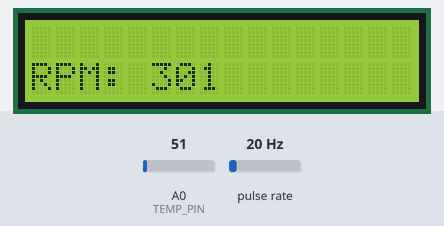
Simulated run of this sketch. Board: Arduino Uno, built with avr-gcc and run on an emulated ATmega328P. Parts: 16×2 character LCD. Wiring (inferred from the names in the program): pulse sensor: data pin 2. The inputs (shaded band) are chosen by the test bench; at power-on: pulse rate 20 Hz, A0 (TEMP_PIN) = 51. What the sketch prints to the serial monitor is not drawn.

Above: at 1.2 s.
1.3 s: pulse rate (sensor on pin 2) set to 4 Hz
At 2.41 s:
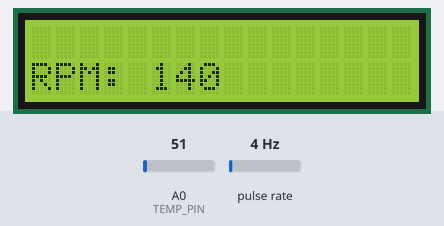
3.1 s: pulse rate (sensor on pin 2) set to 50 Hz
At 4.2 s:
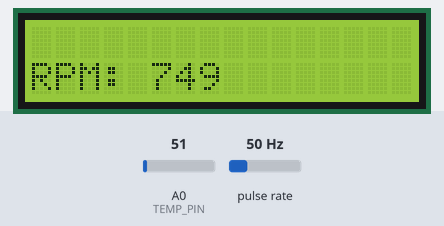
5.1 s: pulse rate (sensor on pin 2) set to 100 Hz
At 9.8 s:
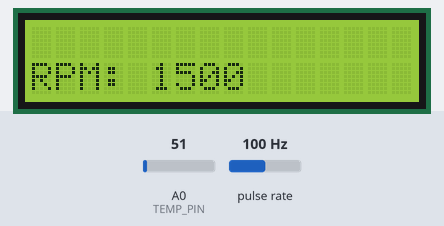
Timing chart, 0 to 11.3 s (numbered marks = the images above; inputs shaded):
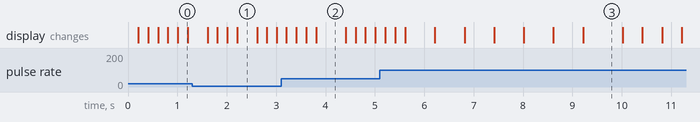

The sketch:

blazer_Idle_code.ino
```cpp
// Blazer idle controller - Step 1: read tach pulses and compute RPM
// Board: Uno/Nano (interrupt pins are D2 and D3)
// Input: conditioned HEI tach signal (via optocoupler) on D2
//next step will be to code the temperature sensor so that it can take a differing voltage and output a temp.
//For test make the temperature come out as the voltage of the
#include <Wire.h>
#include <LiquidCrystal_I2C.h>

LiquidCrystal_I2C lcd(0x27, 16, 2);

const byte TACH_PIN = 2;
const byte PULSES_PER_REV = 4;                 // V8, 4-stroke: 8 sparks per 2 revs
const unsigned long MIN_PERIOD_US = 2000UL;    // ignore edges closer than 2 ms (ringing/noise; ~7500 RPM ceiling)
const unsigned long TIMEOUT_US = 500000UL;     // no pulse for 0.5 s -> engine stopped

volatile unsigned long lastEdge = 0;
volatile unsigned long period = 0;
volatile bool newPulse = false;

float rpmSmooth = 0;
unsigned long lastPrint = 0;

const int TEMP_PIN = A0;
const float V_REF = 5.0;

void tachISR() {
  unsigned long now = micros();
  unsigned long dt = now - lastEdge;
  if (dt >= MIN_PERIOD_US) {
    period = dt;
    lastEdge = now;
    newPulse = true;
  }
}

void setup() {
  Serial.begin(115200);
  pinMode(TACH_PIN, INPUT_PULLUP);
  // Optocoupler inverts the signal. If readings are jumpy, try RISING.
  attachInterrupt(digitalPinToInterrupt(TACH_PIN), tachISR, FALLING);
  Wire.begin();
  Wire.setWireTimeout(3000, true);   // give up after 3 ms and reset the I2C hardware
  lcd.init();
  lcd.backlight();
  lcd.setCursor(0, 0);

}

void loop() {
  unsigned long p, last;
  bool fresh;

  // Copy the shared variables atomically
  noInterrupts();
  p = period;
  last = lastEdge;
  fresh = newPulse;
  newPulse = false;
  interrupts();

  if (fresh && p < TIMEOUT_US) {
    float rpm = 60000000.0 / ((float)p * PULSES_PER_REV);
    if (rpmSmooth == 0) rpmSmooth = rpm;
    else rpmSmooth += 0.25 * (rpm - rpmSmooth);   // light smoothing; raise 0.25 for faster response
  }

  if (micros() - last > TIMEOUT_US) rpmSmooth = 0;  // engine off

  if (millis() - lastPrint >= 200) {
      int rawADC = analogRead(TEMP_PIN);
      float voltage = (rawADC * V_REF) / 1023.0;
    lastPrint = millis();
    Serial.print("RPM: ");
    Serial.println((int)rpmSmooth);
    Serial.print("Temp V: ");
    Serial.println(voltage,2);
    static int lastShown = -1;
    int shown = (int)rpmSmooth;
    if (shown != lastShown) {
      lastShown = shown;
      lcd.setCursor(0, 1);
      lcd.print("RPM: ");
      lcd.print(shown);
      lcd.print("    ");
    }

  }


}
```

Measured:
- after the input at 1.3 s, the display: first changes after 0.31 s (image 1 shows a later state)
- after the input at 5.1 s, the display: first changes after 0.11 s (image 3 shows a later state)
- what the display in image 1 shows lasts 0.4 s, from 2.2 s to 2.6 s
- what the display in image 2 shows lasts 0.6 s, from 3.8 s to 4.4 s
- what the display in image 3 shows lasts 0.8 s, from 9.2 s to 10.0 s
